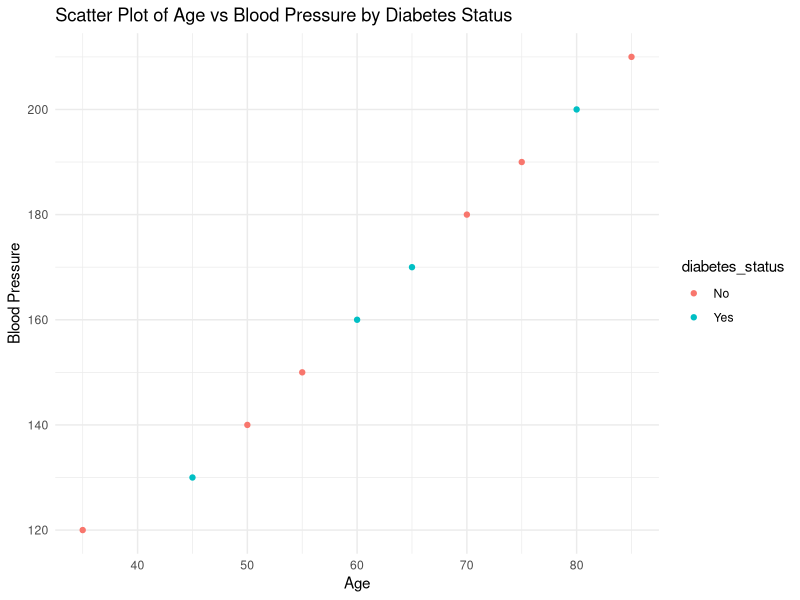
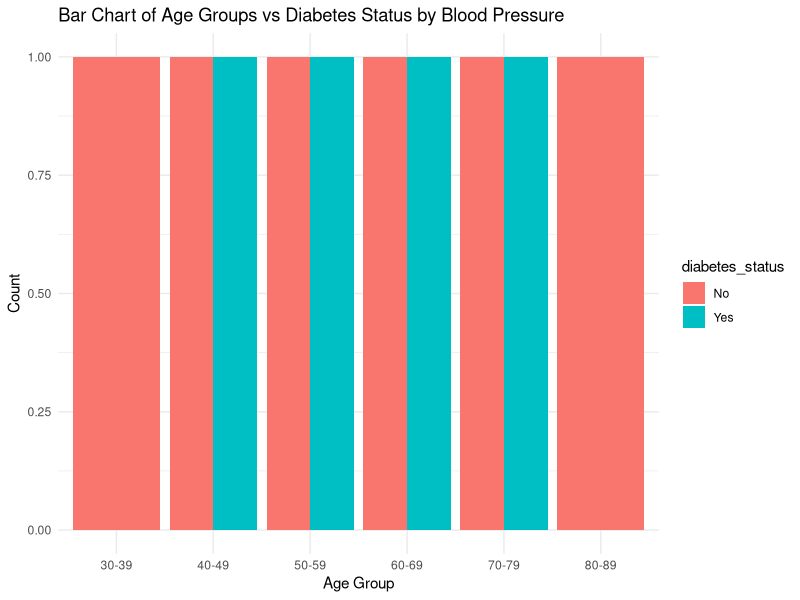

Generate these figures, in order, with R:
# Load required libraries
library(ggplot2)
library(dplyr)

# Create or load a sample diabetes dataset (replace this with your actual data)
# Here's a simplified example dataset for demonstration purposes
diabetes_data <- data.frame(
  age = c(35, 45, 50, 55, 60, 65, 70, 75, 80, 85),
  blood_pressure = c(120, 130, 140, 150, 160, 170, 180, 190, 200, 210),
  diabetes_status = c("No", "Yes", "No", "No", "Yes", "Yes", "No", "No", "Yes", "No")
)

# Define age categories
age_breaks <- c(30, 40, 50, 60, 70, 80, 90)

# Categorize ages
diabetes_data <- diabetes_data %>%
  mutate(age_group = cut(age, breaks = age_breaks, labels = c("30-39", "40-49", "50-59", "60-69", "70-79", "80-89")))

# Create scatter plot
scatter_plot <- ggplot(diabetes_data, aes(x = age, y = blood_pressure, color = diabetes_status)) +
  geom_point() +
  labs(title = "Scatter Plot of Age vs Blood Pressure by Diabetes Status",
       x = "Age",
       y = "Blood Pressure") +
  theme_minimal()

# Create bar chart
bar_chart <- ggplot(diabetes_data, aes(x = age_group, fill = diabetes_status)) +
  geom_bar(position = "dodge") +
  labs(title = "Bar Chart of Age Groups vs Diabetes Status by Blood Pressure",
       x = "Age Group",
       y = "Count") +
  theme_minimal()

# Display the plots
scatter_plot
bar_chart
